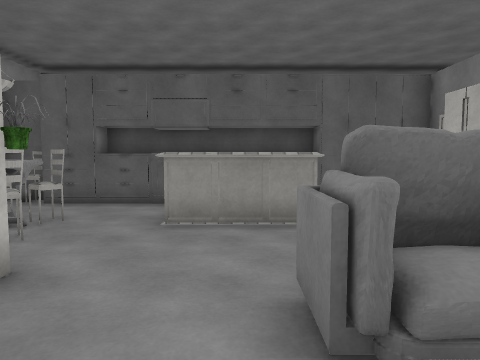
View 1 (above)

15 first-person views from a walk through a Unity game level. The camera is 1.4 m above the floor, tilts 4° down and sees 70° across. The floor is counted in squares, 1 m on a side. Each view is taken from the middle of a square. On the plan, view 1 faces up. The plan holds only what a view shows up to about 15 squares ahead; the rest is blank. The place goes on beyond the plan. The player character is not drawn. Some animated figures are not drawn. Door leaves are left out, so doorways stand open. Surface patterns are stand-ins for the level's own textures.

View 2
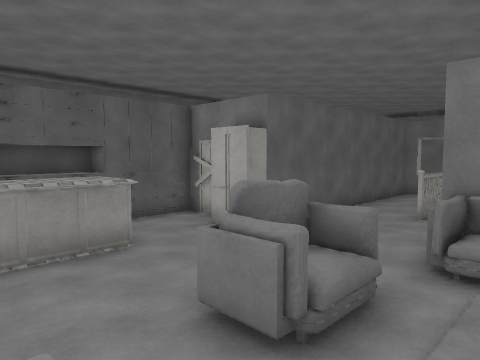

View 3
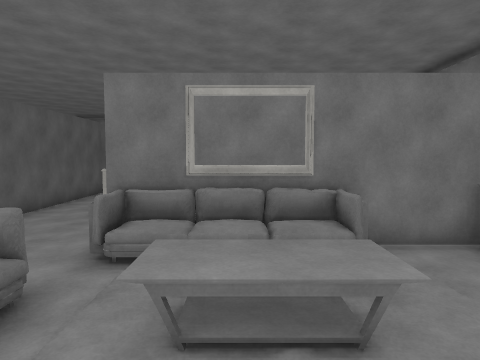

View 4
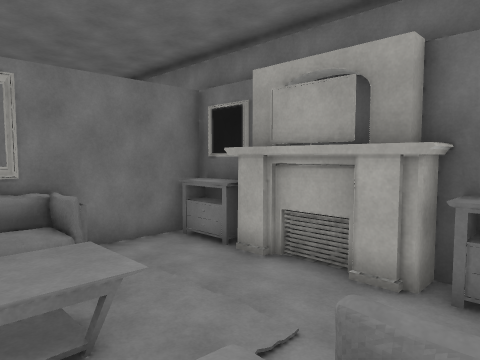

View 5
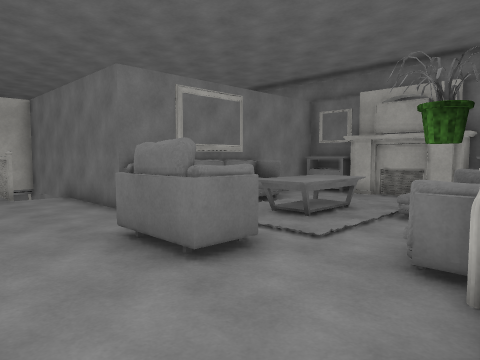

View 6
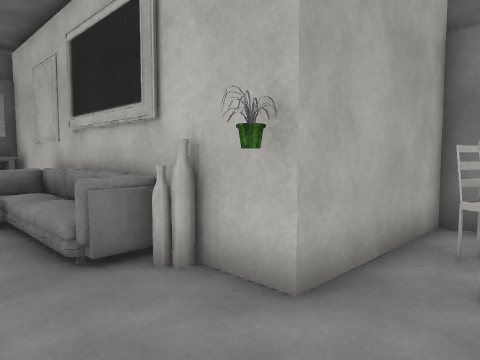

View 7
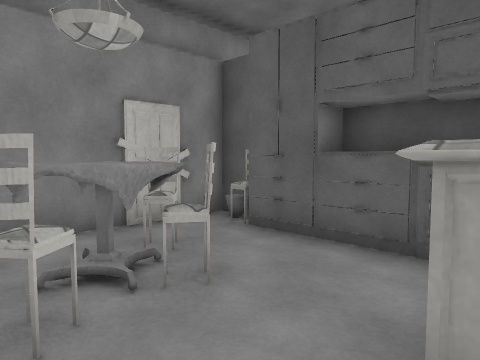

View 8
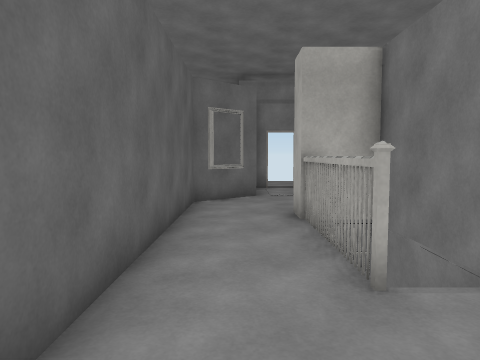

View 9
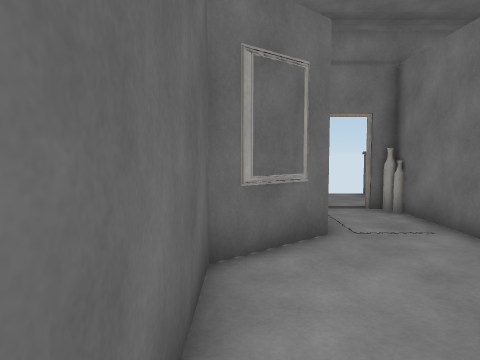

View 10
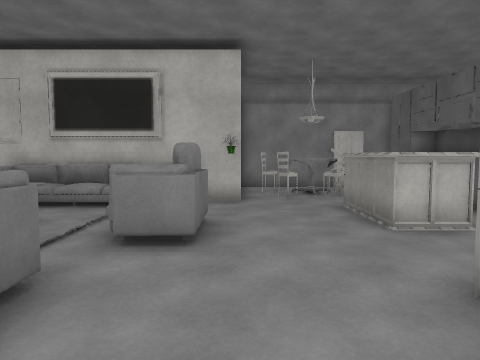

View 11
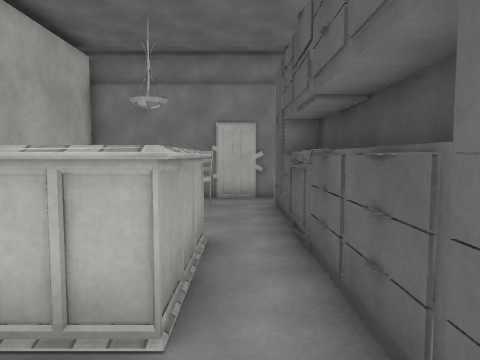

View 12
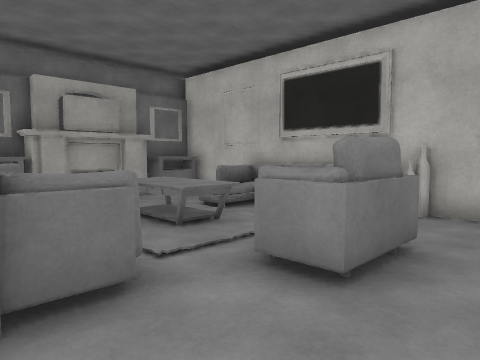

View 13
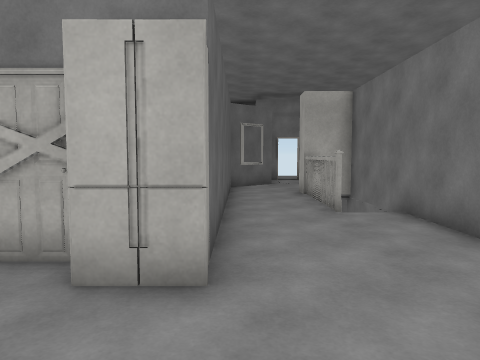

View 14
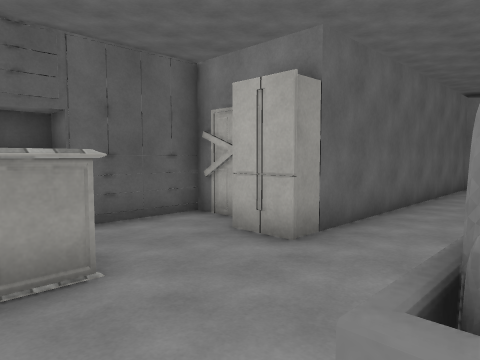

View 15
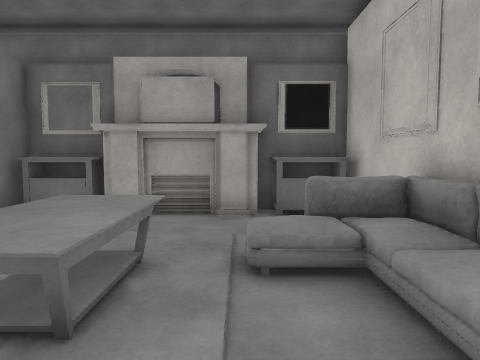

### Floor plan
Key: @ floor where view 1 was taken; # wall or solid block; . main floor; : floor 0.5 m higher than the main floor; / step, stairs or slope; D open door; C chair; T table; F fridge; S sofa; R railing; A carpet; P picture; I fireplace; E vase; O other object.
Columns run from 8 left of view 1 to 21 right of it. Each row starts with its distance up from view 1.
 11 #####
 10 #OC############
  9 #............##
  8 #.CCC. OOOO..##
  7 #.TTC.OOOOO..F############
  6 #.TTC........F...........#
  5 #.CCC...D................##
  4 ######.DD.........R... ......D
  3      #...SSS....../     .....D
  2      EE..SSS.S########    ####
  1      #:.....
  0      #/.@TT
 -1      #/..TT S##
 -2      #::ATT SP#
 -3      #SS/TT SS#
 -4      # .......#
 -5      # .......#
 -6      #OOIIIOOO#
 -7      ####I#####

Positions as (right, up) in squares from view 1, and headings:
1: (0, 0), facing up
2: (-2, 0), facing up-right
3: (-2, -1), facing right
4: (-2, -1), facing down-right
5: (-3, 6), facing down-right
6: (0, 6), facing down-left
7: (-1, 5), facing up-left
8: (6, 5), facing right
9: (12, 6), facing right
10: (8, 4), facing left
11: (4, 9), facing left
12: (6, 5), facing down-left
13: (1, 6), facing right
14: (0, 3), facing up-right
15: (0, 2), facing down
